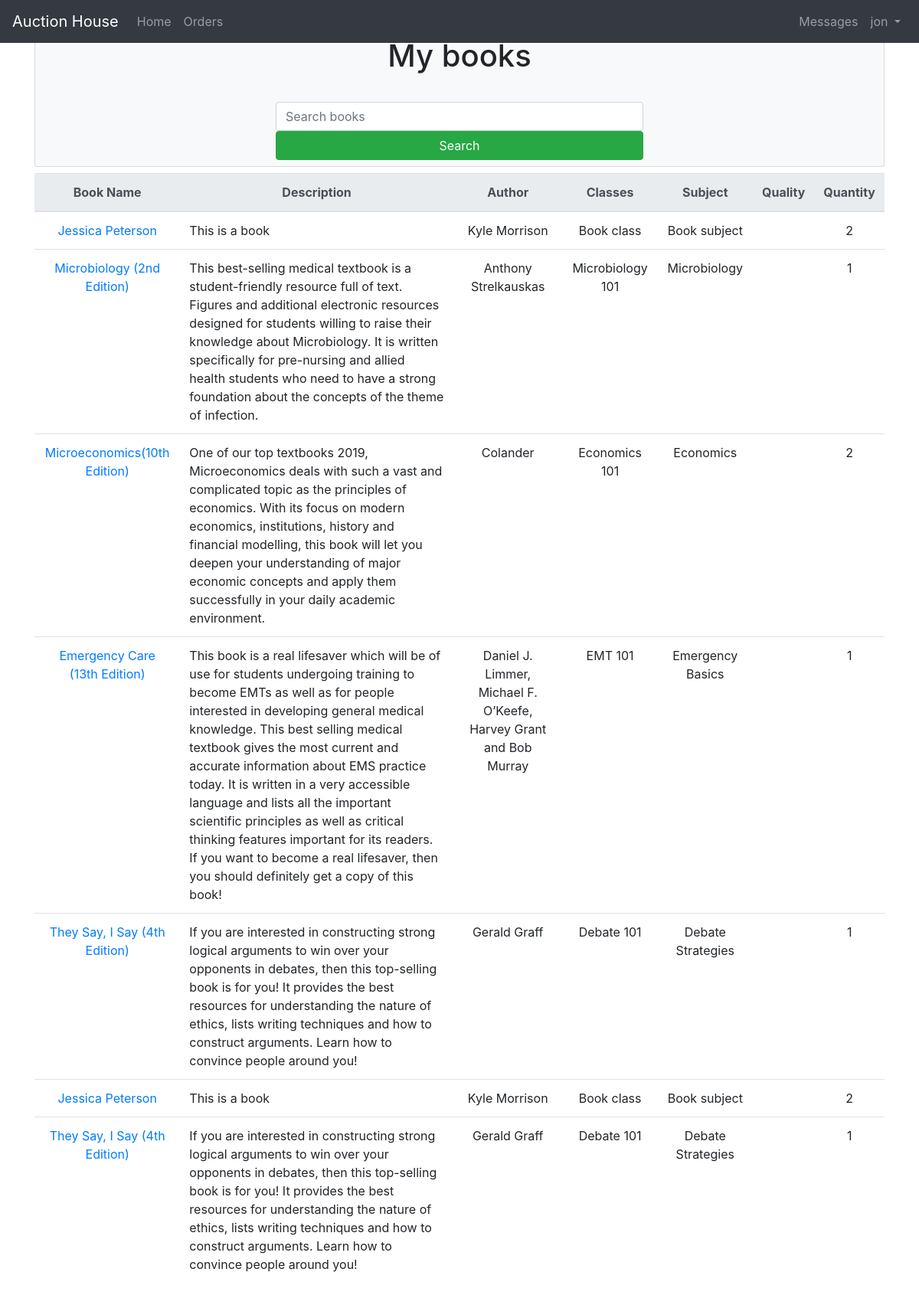
Page /library (signed in) on the committed database.
### auction/models.py (models this page shows, shortened)
class BookInstance(models.Model):
    book = models.ForeignKey(
        Book, on_delete=models.CASCADE, related_name='Book')
    owner = models.ForeignKey(
        User, on_delete=models.CASCADE, related_name='BookInstance')
    quantity = models.IntegerField(default=1)
    status_choices = [
        ('Buy', 'Buy'),
        ('Sell', 'Sell'),
        ('Inactive', 'Inactive')
    ]
    status = models.CharField(
        max_length=100,
        choices=status_choices,
        default='Inactive'
    )

class Book(models.Model):
    name = models.CharField(max_length=50)
    description = models.TextField()
    classes = models.CharField(max_length=100)
    subject = models.CharField(max_length=100, default='N/A')
    author = models.CharField(max_length=255, default='N/A')
    isbn = models.CharField(max_length=13, default='0000000000000')

### auction/views.py (the view)
# urls.py: path('library', views.library, name="library"),
@login_required
def library(request):
    books = BookInstance.objects.filter(owner = request.user)
    return render(request, 'library.html', {'books':books})

### templates/library.html
{% extends 'base.html' %}
{% block content %}
<br>
<br>
<div class="container">
<div class="row justify-content-center">
  <div class="container">
      <div class="card bg-light">
        <h1 class="card-title text-center"> My books</h1>
        <br>
        <div class="container mb-2">
          <div class="row justify-content-center">
            <form action="{% url 'search_books'%}" method="GET">
              <input class="form-control" style="width: 30rem; "name="q" value="{{request.GET.q}}" placeholder="Search books">
              <button type="submit" class="btn btn-success btn-block"> Search </button>
            </form>
          </div>
        </div>
      </div>
  </div>
</div>
</div>
<div class="container">
<table class="table table-hover mt-2">
  <thead class="thead-light text-center">
      <tr>
        <th> Book Name </th>
        <th> Description </th>
        <th> Author </th>
        <th> Classes </th>
        <th> Subject </th>
        <th> Quality </th>
        <th> Quantity </th>
      </tr>
  </thead>
  <tbody>
    {% for book in books %}
    <tr>
      <td class="text-center"> <a href="{% url 'book_view' book.book.id %}">{{book.book.name}}</a></td>
      <td class=""> {{book.book.description}}</td>
      <td class="text-center"> {{book.book.author }}</td>
      <td class="text-center"> {{book.book.classes }}</td>
      <td class="text-center"> {{book.book.subject }}</td>
      <td class="text-center"> {{book.quality}}</td>
      <td class="text-center"> {{book.quantity}}</td>
    </tr>
    {% endfor %}
  </tbody>
</table>
</div>
{% endblock content %}

### templates/base.html (shortened to what this page needs)
<!DOCTYPE html>
<html lang="en" dir="ltr">
  <head>
    <link rel="stylesheet" href="https://cdn.jsdelivr.net/npm/bootstrap@4.5.3/dist/css/bootstrap.min.css">
  </head>
  <body>
    {% block body %}
    <nav class="navbar fixed-top navbar-expand-lg navbar-dark bg-dark">
      <a href="#" class="navbar-brand"> Auction House </a>
      <div class="collapse navbar-collapse" id="navbarNavDropdown">
        <ul class="navbar-nav">
          <li class="nav-item ">
            <a href="{% url 'home' %}" class="nav-link"> Home </a>
          </li>
          <li class="navbar-nav">
            <a href="{% url 'search_orders'%}" class="nav-link"> Orders </a>
          </li>
        </ul>
        <ul class="ml-auto navbar-nav ">
          <li class="nav-item dropdown">
            {% if user.is_authenticated %}
              <li class="navbar-nav">
                <a class="nav-link" href="{% url 'inbox' 19 %}"> Messages </a>
              </li>
              <a class="nav-link dropdown-toggle" id= "navbarUserlink" data-toggle="dropdown" href="#">
                {{user.username}}
              </a>
            {% else %}
              <form class="form-inline ml-auto">
                <a href="{% url 'login' %}" class="btn btn-outline-secondary"> Log In </a>
                <a href="{% url 'signup' %}" class="btn btn-primary ml-2"> Sign Up </a>
              </form>
            {% endif %}
          </li>
        </ul>
      </div>
    </nav>
    {% block content %}
    {% endblock content %}
    {% endblock body %}
  </body>
</html>

### rows in the picture
BookInstance: book.name "Jessica Peterson", book.description "This is a book", book.author "Kyle Morrison", book.classes "Book class", book.subject "Book subject", quantity "2"
BookInstance: book.name "Microbiology (2nd Edition)", book.description "This best-selling medical textbook is a student-friendly resource full of text. Figures and additional electronic resources designed for students willing to raise their knowledge about Microbiology. It is written specifically for pre-nursing and allied health students who need to have a strong foundation about the concepts of the theme of infection.", book.author "Anthony Strelkauskas", book.classes "Microbiology 101", book.subject "Microbiology", quantity "1"
BookInstance: book.name "Microeconomics(10th Edition)", book.description "One of our top textbooks 2019, Microeconomics deals with such a vast and complicated topic as the principles of economics. With its focus on modern economics, institutions, history and financial modelling, this book will let you deepen your understanding of major economic concepts and apply them successfully in your daily academic environment.", book.author "Colander", book.classes "Economics 101", book.subject "Economics", quantity "2"
BookInstance: book.name "Emergency Care (13th Edition)", book.description "This book is a real lifesaver which will be of use for students undergoing training to become EMTs as well as for people interested in developing general medical knowledge. This best selling medical textbook gives the most current and accurate information about EMS practice today. It is written in a very accessible language and lists all the important scientific principles as well as critical thinking features important for its readers. If you want to become a real lifesaver, then you should definitely get a copy of this book!", book.author "Daniel J. Limmer, Michael F. O’Keefe, Harvey Grant and Bob Murray", book.classes "EMT 101", book.subject "Emergency Basics", quantity "1"
BookInstance: book.name "They Say, I Say (4th Edition)", book.description "If you are interested in constructing strong logical arguments to win over your opponents in debates, then this top-selling book is for you! It provides the best resources for understanding the nature of ethics, lists writing techniques and how to construct arguments. Learn how to convince people around you!", book.author "Gerald Graff", book.classes "Debate 101", book.subject "Debate Strategies", quantity "1"
BookInstance: book.name "Jessica Peterson", book.description "This is a book", book.author "Kyle Morrison", book.classes "Book class", book.subject "Book subject", quantity "2"
BookInstance: book.name "They Say, I Say (4th Edition)", book.description "If you are interested in constructing strong logical arguments to win over your opponents in debates, then this top-selling book is for you! It provides the best resources for understanding the nature of ethics, lists writing techniques and how to construct arguments. Learn how to convince people around you!", book.author "Gerald Graff", book.classes "Debate 101", book.subject "Debate Strategies", quantity "1"

### other values in the picture
{{ user.username }} "jon"
